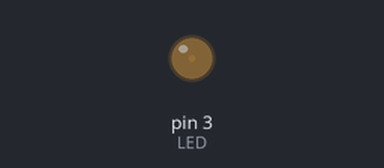
The sketch below on a simulated Arduino Uno, built with avr-gcc and run on an emulated ATmega328P. Parts: output pins drawn as LEDs (lit = HIGH).

Above: at 0.05 s.
At 2.15 s:
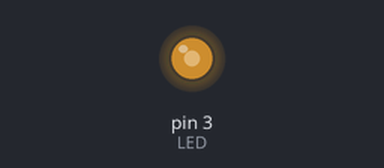
At 3.45 s:
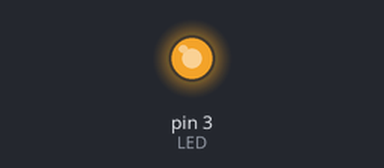
At 6.9 s:
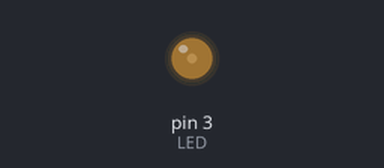
Timing chart, 0 to 10.0 s (numbered marks = the images above):
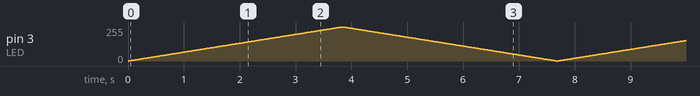

The sketch:

led.ino
```cpp
int i;
int LED=3;
void setup() {
pinMode(LED, OUTPUT);
}

void loop() {
  for (i=0;i<256;i++){
   analogWrite(LED, i);
   delay(15);
  }
  for (i=255;i>=0;i--){
   analogWrite(LED, i);
   delay(15);
  }
}
```
